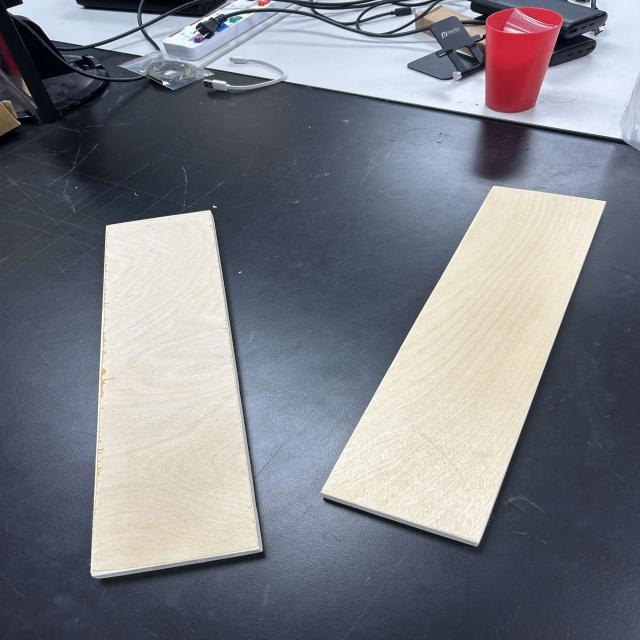
#> input picture train/dataset/images/test/462580088_981633723857149_9049782755691533594_n_jpg.rf.54e4983cf8fde6fb01aa6ec296d22e17.jpg, 640 x 640 px
$ python -i contour_func.py   (imports and definitions only)
#> lines starting #> are read from the running program, lines starting #| are printed output that depends on the picture; after the words box and inside, x2 and y2 are one past the last pixel; in counts of white or black regions, pixels touching at a corner belong together
import cv2
import numpy as np

class Rectangle:
    def __init__(self, x, y, w, h):
        self.x = x
        self.y = y
        self.w = w
        self.h = h

def Depth_Contour(depth_cv_image_path):
    try:
        depth_cv_image = cv2.imread(depth_cv_image_path)
#> depth_cv_image is the input picture: shape (640, 640, 3); mean B, G, R 134.4, 126.5, 124.5

        if depth_cv_image is None:
            print("Cannot receive frame")
            return

        # normalize
        depth_normalized = cv2.normalize(depth_cv_image, None, 0, 255, cv2.NORM_MINMAX)
        depth_normalized = np.uint8(depth_normalized)
        depth_gray = cv2.cvtColor(depth_normalized, cv2.COLOR_BGR2GRAY)
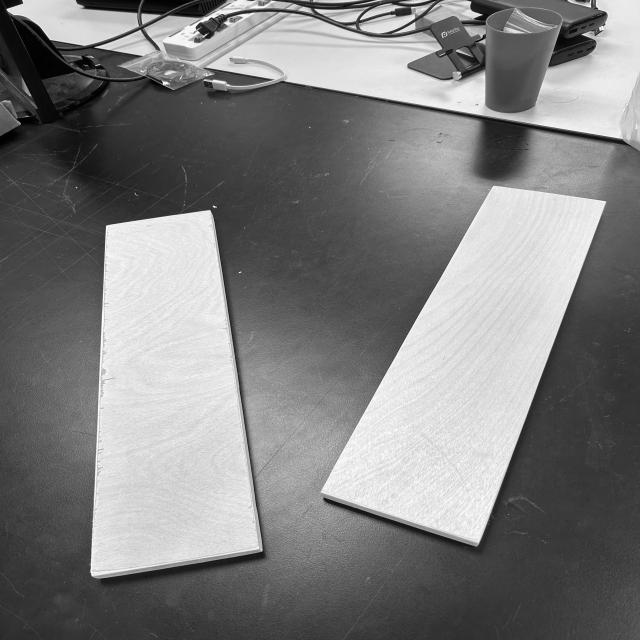
#> depth_gray: shape (640, 640); min 0, max 255, mean 126.8

        binary = cv2.adaptiveThreshold(depth_gray, 255, cv2.ADAPTIVE_THRESH_GAUSSIAN_C, cv2.THRESH_BINARY, 11, 2)
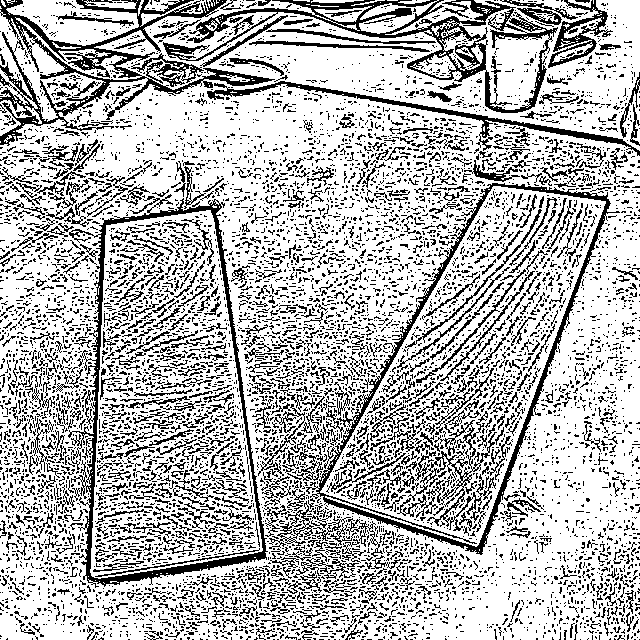
#> binary: shape (640, 640); 72% white; black in thin lines or dots

        kernel = np.ones((5,5), np.uint8)
        binary = cv2.morphologyEx(binary, cv2.MORPH_OPEN, kernel)
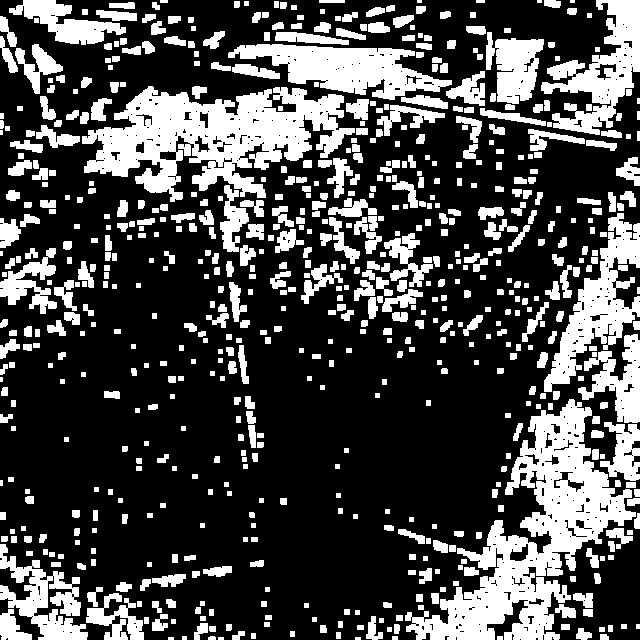
#> binary: shape (640, 640); 29.1% white; 689 white regions (11 under 20 px)
        contours, _ = cv2.findContours(binary, cv2.RETR_EXTERNAL, cv2.CHAIN_APPROX_SIMPLE)
#> contours = 689 contours, 170 with area under 20; largest, box (x1, y1, x2, y2) and area: (405, 399, 636, 640) 18513, (82, 86, 355, 202) 15820, (228, 44, 452, 100) 6045, (544, 213, 640, 392) 5590, (541, 0, 640, 135) 5421

        depth_rec = Rectangle(x=0, y=0, w=0, h=0)

        if contours:
            # search all contour
            for contour in contours:
                # calculate all contours if too small then ignore
                area = cv2.contourArea(contour)
                if area > 3000 and area <7000:
                    # calculate rectangular
                    x, y, w, h = cv2.boundingRect(contour)
                    # draw
                    cv2.rectangle(depth_cv_image, (x, y), (x + w, y + h), (255, 255, 255), 2)
                    cv2.drawContours(depth_cv_image, [contour], -1, (0, 255, 0), 2)
                    # area
                    cv2.putText(depth_cv_image, f'Area: {int(area)}', (x, y - 10), cv2.FONT_HERSHEY_SIMPLEX, 0.5, (0, 0, 255), 1)
                    cv2.imshow('Depth_with_Contours', depth_cv_image)
                    cv2.waitKey(1)
#> this loop made 689 passes
#> (area, x, y, w, h) on passes 91, 448, 623, 681: (3140, 0, 544, 88, 96), (5589.5, 544, 213, 96, 179), (6045, 228, 44, 224, 56), (5421, 541, 0, 99, 135)
#> area on passes 8, 12, 13, 16, 19, 23: 36.5, 53, 109.5, 29.5, 39.5, 42
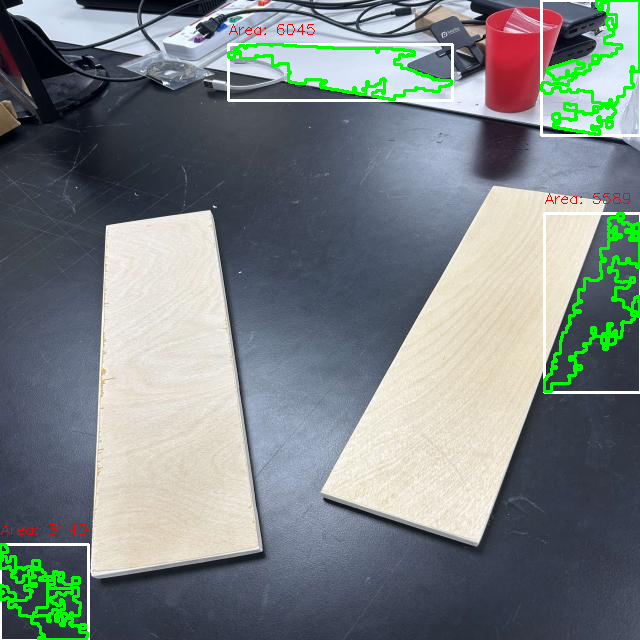
#> depth_cv_image: shape (640, 640, 3); 3.73% of pixels changed, all inside (x1, y1, x2, y2) = (0, 0, 640, 640)

        #             depth_rec = Rectangle(x, y, w, h)

        # return depth_rec

    except Exception as e:
        print(f"Error: {e}")

# [109 lines left out: functions Color_Contour, ColorRecTrans, DepthRecTrans, ColorMultiRecTrans, not called in this run]

>>> result = Depth_Contour('../../../train/dataset/images/test/462580088_981633723857149_9049782755691533594_n_jpg.rf.54e4983cf8fde6fb01aa6ec296d22e17.jpg')

$ run again, on train/dataset/images/test/472040087_1112571513946320_7457168663698982559_n_jpg.rf.936c287aeca52201fe48fc099613407f.jpg
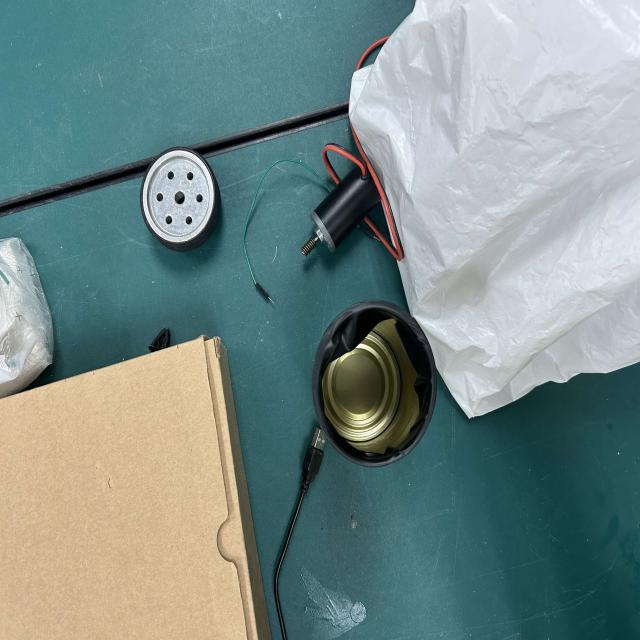
#> input picture train/dataset/images/test/472040087_1112571513946320_7457168663698982559_n_jpg.rf.936c287aeca52201fe48fc099613407f.jpg, 640 x 640 px
#> in Depth_Contour, depth_cv_image is the input picture: shape (640, 640, 3); mean B, G, R 137.2, 139.6, 119.8
#> in Depth_Contour, `binary = cv2.morphologyEx(binary, cv2.MORPH_OPEN, kernel)`:
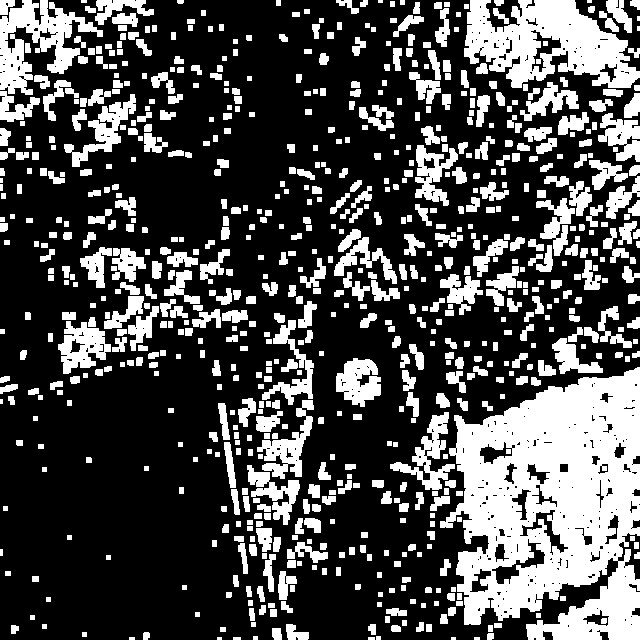
#> binary: shape (640, 640); 30.1% white; 769 white regions (11 under 20 px)
#> contours = 765 contours, 169 with area under 20; largest, box (x1, y1, x2, y2) and area: (440, 367, 640, 640) 38948, (464, 0, 640, 88) 9542, (0, 0, 103, 95) 3929, (58, 321, 111, 374) 1558, (257, 400, 314, 479) 1452
#> the loop in Depth_Contour, `for contour in contours:` made 765 passes
#> (area, x, y, w, h) on pass 764: (3929, 0, 0, 103, 95)
#> after the loop in Depth_Contour, `for contour in contours:`:
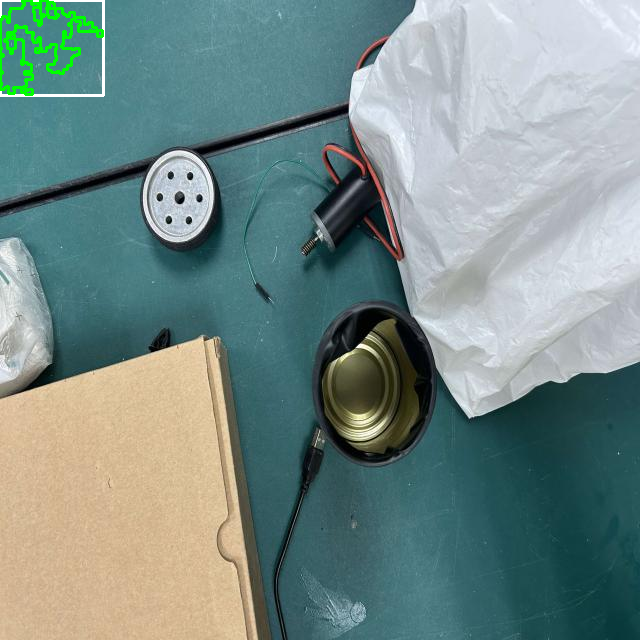
#> depth_cv_image: shape (640, 640, 3); 0.81% of pixels changed, all inside (x1, y1, x2, y2) = (0, 0, 105, 97)

$ run again, on train/dataset/images/test/472544090_622395606874739_5094362742034434796_n_jpg.rf.47324ceca8fc3f9d449040349fd14b50.jpg
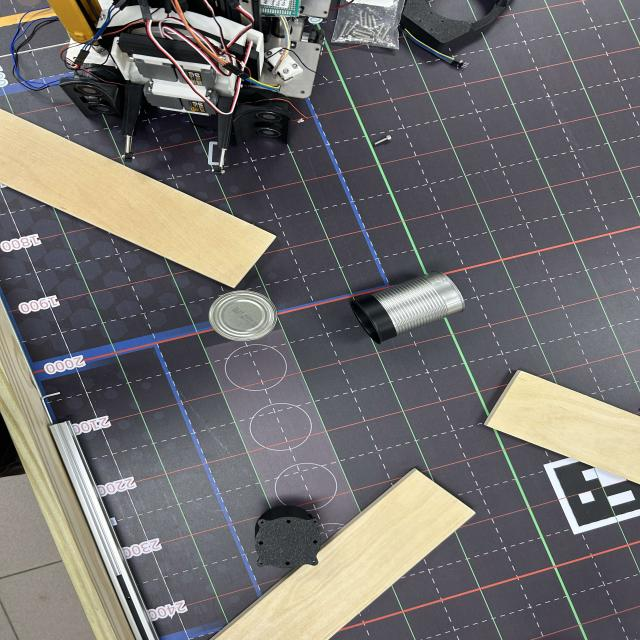
#> input picture train/dataset/images/test/472544090_622395606874739_5094362742034434796_n_jpg.rf.47324ceca8fc3f9d449040349fd14b50.jpg, 640 x 640 px
#> in Depth_Contour, depth_cv_image is the input picture: shape (640, 640, 3); mean B, G, R 110.2, 110.6, 113.1
#> in Depth_Contour, `binary = cv2.adaptiveThreshold(depth_gray, 255, cv2.ADAPTIVE_THRESH_GA..`:
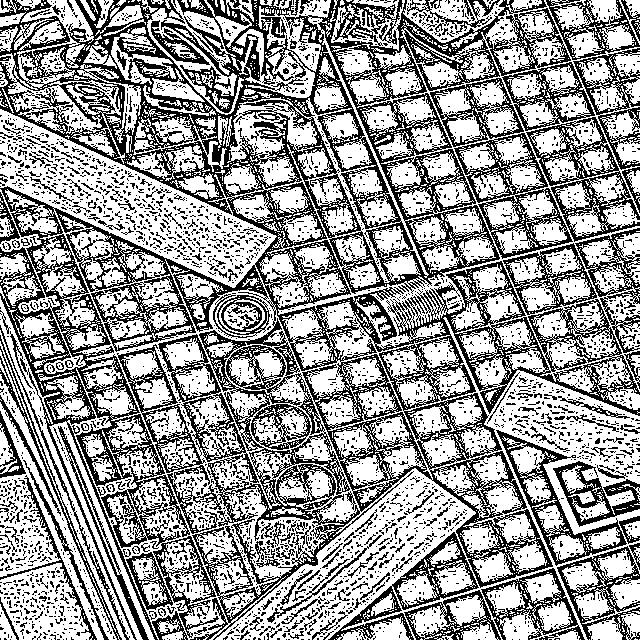
#> binary: shape (640, 640); 60.5% white; black in thin lines or dots
#> in Depth_Contour, `binary = cv2.morphologyEx(binary, cv2.MORPH_OPEN, kernel)`:
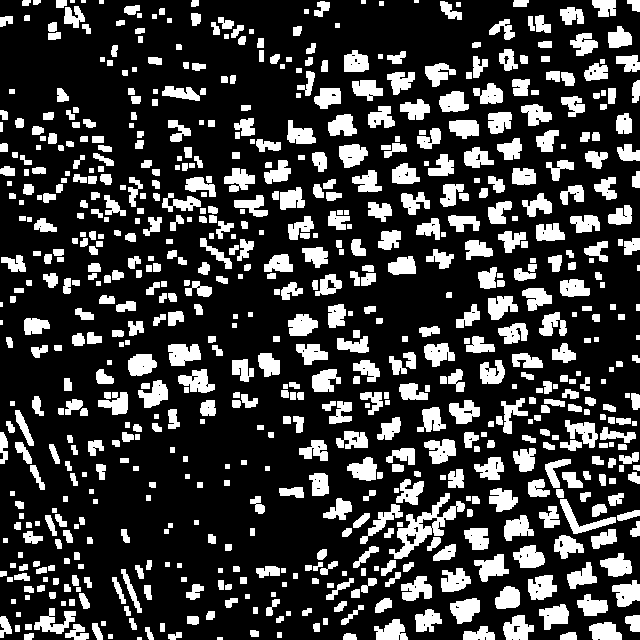
#> binary: shape (640, 640); 23.8% white; 724 white regions (8 under 20 px)
#> contours = 724 contours, 113 with area under 20; largest, box (x1, y1, x2, y2) and area: (389, 493, 465, 559) 1388, (168, 344, 201, 366) 508, (450, 598, 480, 624) 496, (528, 575, 557, 600) 489, (503, 615, 534, 640) 488
#> the loop in Depth_Contour, `for contour in contours:` made 724 passes
#> area on passes 4 to 6: 66, 46, 95

$ run again, on train/dataset/images/test/473378880_570174419181637_8808615719359315973_n_jpg.rf.83cf6632cd085ae99a4c05e0eee46743.jpg
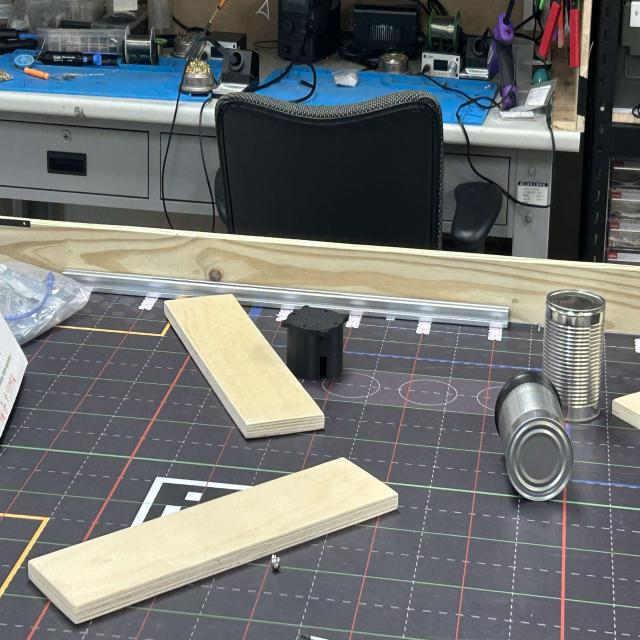
#> input picture train/dataset/images/test/473378880_570174419181637_8808615719359315973_n_jpg.rf.83cf6632cd085ae99a4c05e0eee46743.jpg, 640 x 640 px
#> in Depth_Contour, depth_cv_image is the input picture: shape (640, 640, 3); mean B, G, R 111.5, 112.3, 110.2
#> in Depth_Contour, `binary = cv2.morphologyEx(binary, cv2.MORPH_OPEN, kernel)`:
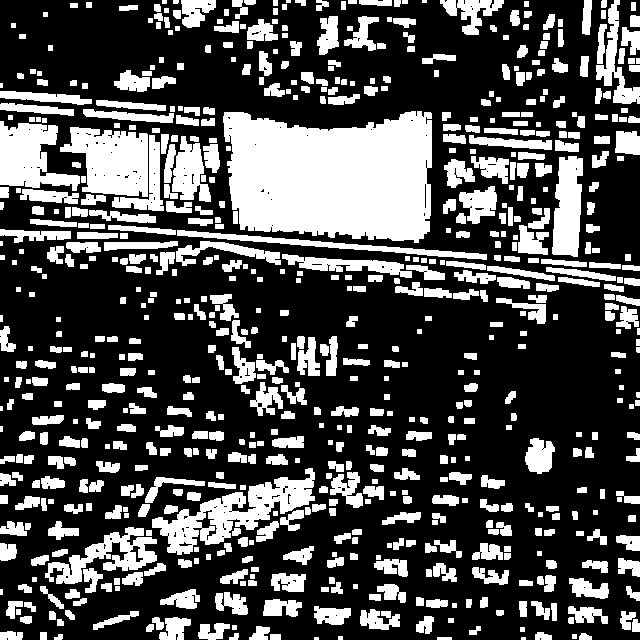
#> binary: shape (640, 640); 30.6% white; 715 white regions (9 under 20 px)
#> contours = 715 contours, 110 with area under 20; largest, box (x1, y1, x2, y2) and area: (223, 111, 432, 243) 22282, (152, 468, 315, 555) 4761, (60, 127, 148, 197) 4150, (0, 121, 80, 191) 3164, (552, 156, 583, 257) 2290
#> the loop in Depth_Contour, `for contour in contours:` made 715 passes
#> (area, x, y, w, h) on passes 192, 543, 551: (4761, 152, 468, 163, 87), (4150.5, 60, 127, 88, 70), (3164.5, 0, 121, 80, 70)
#> after the loop in Depth_Contour, `for contour in contours:`:
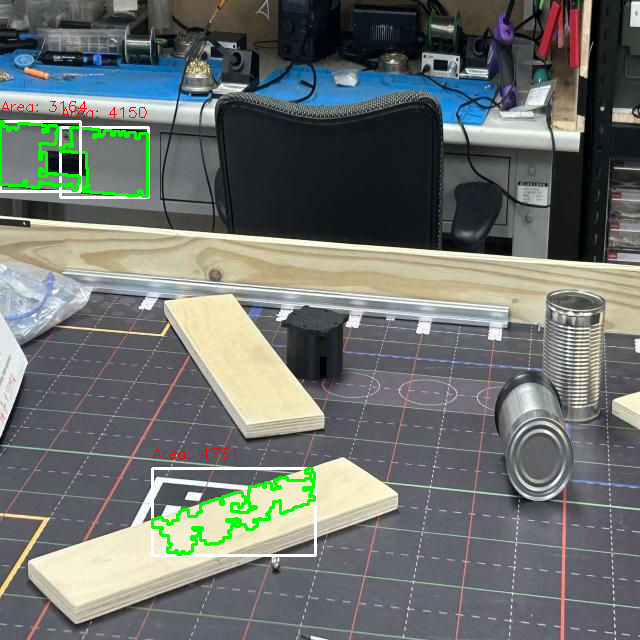
#> depth_cv_image: shape (640, 640, 3); 1.94% of pixels changed, all inside (x1, y1, x2, y2) = (0, 101, 317, 557)
